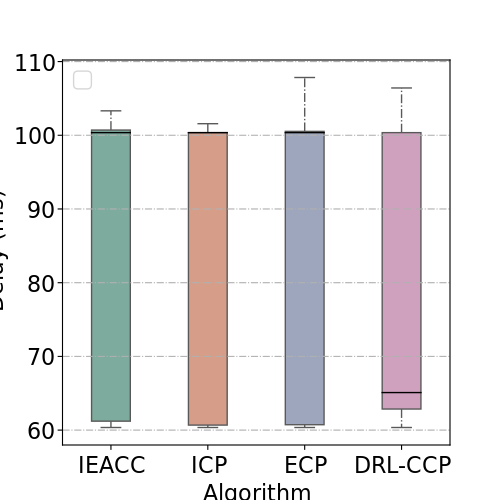

Write the Python code that produced this figure.
from os import name
from typing import Any
import matplotlib

matplotlib.use('cairo')
import matplotlib.pyplot as plt
import numpy as np
import seaborn as sns
from numpy.core.fromnumeric import mean

STEP = 375
PACKET = 1024
VINDEX = 17

nameset = ['IEACC', 'ICP', 'ECP', 'DRL-CCP']
suffixset = ['ddpg', 'aimd', 'ecp', 'dqn']
#suffixset = ['64', '73', '82', '91','100']
count = len(suffixset)
y = [[] for _ in range(count)]

index = 0
stepx = 0
for suffix in suffixset:
    filename = '/root/ndn/proj-sep/log/spec/delay-' + suffix + '-2.log'
    lines = open(filename, 'r').readlines()
    for line in lines:
        value = line.replace(' ', '').split(',')
        if (len(value) >= 3 and float(value[1]) < 100 and value[2] == 'data'):
            if stepx % STEP == 0:
                y[index].append(float(value[VINDEX]) * 1000)
            stepx += 1
    index += 1

for i in range(len(y)):
    xf = open("./dyn-delay-" + suffixset[i] + ".txt", "w")
    xx = y[i]
    for j in range(len(xx)):
        xf.write(str(xx[j]) + '\n')
    xf.close()

ys = y[0]
xs = [nameset[0]] * len(y[0])
for i in range(count - 1):
    ys += y[i + 1]
    xs += [nameset[i + 1]] * len(y[i + 1])
print(len(ys), len(xs))

from pandas.core.frame import DataFrame

data = {"Algorithm": xs, "Delay (ms)": ys}  #将列表a，b转换成字典
data = DataFrame(data)  #将字典转换成为数据框

plt.figure(figsize=(7, 7))
fig = sns.boxplot(x="Algorithm",
                  y="Delay (ms)",
                  data=data,
                  width=0.4,
                  linewidth=1.0,
                  palette="Set2",
                  saturation=0.5,
                  showfliers=True,
                  fliersize=2.5,
                  medianprops={
                      'linestyle': '-',
                      'color': 'black'
                  },
                  whiskerprops={'linestyle': '-.'},
                  showmeans=False,
                  meanprops={
                      'marker': 'D',
                      'color': 'blue'
                  })
#fig.legend(loc='upper center', bbox_to_anchor=(0.25, 0.9999))
fig.set_xlabel("Algorithm", fontsize=16)
fig.set_ylabel("Delay (ms)", fontsize=16)
fig.tick_params(labelsize=16)
plt.ylim()
#plt.xlim((50,110))
plt.grid(axis="y", linestyle='-.')
plt.savefig('./rtt-t.pdf')
